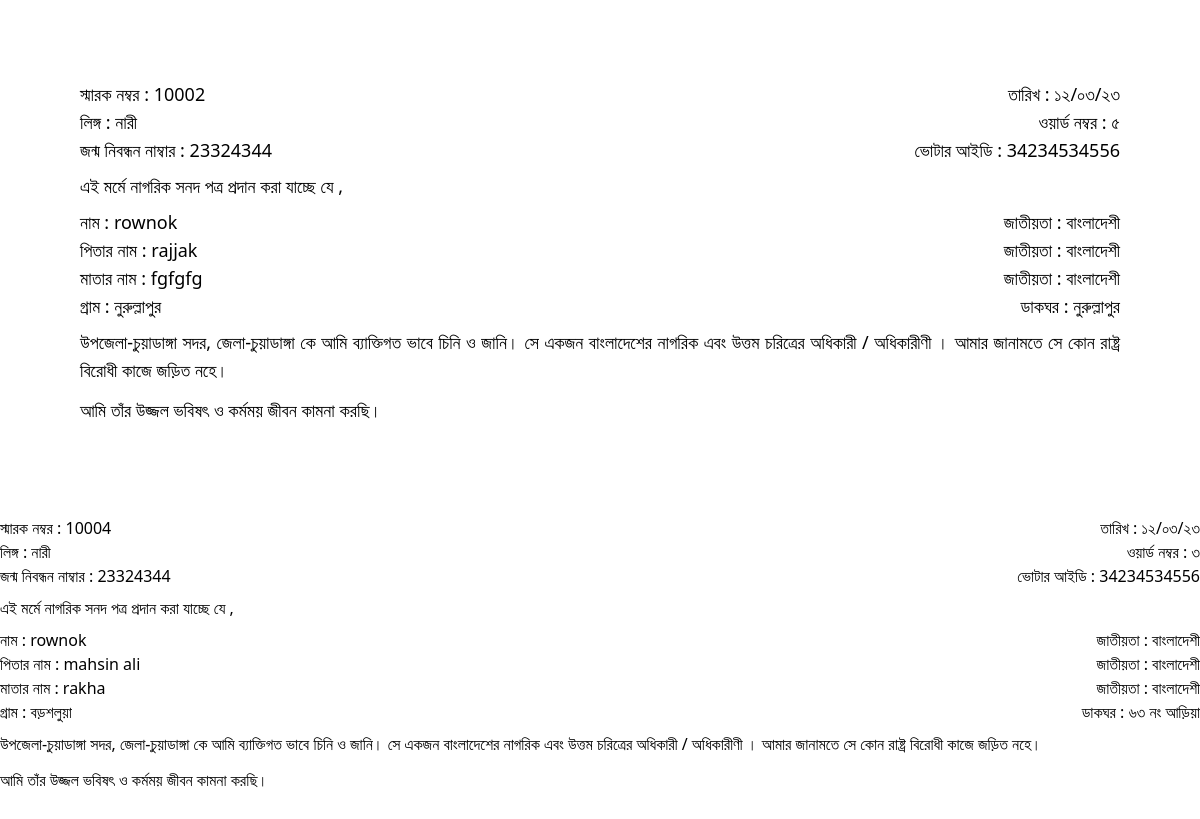
The app's page /nagorikreport.php with its own data.
### tables this page shows
CREATE TABLE `nagorik` (
  `id` int(11) NOT NULL,
  `sarok` varchar(255) NOT NULL,
  `name` varchar(255) NOT NULL,
  `fathername` varchar(255) NOT NULL,
  `mothername` varchar(255) NOT NULL,
  `gram` varchar(255) NOT NULL,
  `word` varchar(255) NOT NULL,
  `birthno` varchar(255) NOT NULL,
  `voterid` varchar(255) NOT NULL,
  `mobileno` varchar(255) NOT NULL,
  `gender` varchar(255) NOT NULL,
  `dakghor` varchar(255) NOT NULL
);

### nagorikreport.php (the view, shortened to what this page needs)
<!DOCTYPE html>
<html lang="en" dir="ltr">
<head>
    <script src="https://cdn.tailwindcss.com"></script>
</head>
<body class='bg-white mb-10'>
<div class='px-20 py-20 relative text-lg'>
<?php
                    include '../../_dbconnect.php';
                    $query = "SELECT * FROM `nagorik`";
                    $poriciti = mysqli_query($con, $query);
                    while ($row = mysqli_fetch_assoc($poriciti)) {
                    ?>
<div class="flex justify-between items-center">
<p class=''>স্মারক নম্বর : <span><?= $row['sarok'] ?></span></p>
<p class=''>তারিখ : ১২/০৩/২৩</p>
</div>
<div class="flex justify-between items-start">
<p>লিঙ্গ : <span><?= $row['gender'] ?></span> </p>
<p class=''>ওয়ার্ড নম্বর : <span><?= $row['word'] ?></span></p>
</div>
<div class="flex justify-between items-start">
<p>জন্ম নিবন্ধন নাম্বার : <span><?= $row['birthno'] ?></span> </p>
<p>ভোটার আইডি : <span><?= $row['voterid'] ?></span> </p>
</div>
<p class="my-2">এই মর্মে নাগরিক সনদ পত্র প্রদান করা যাচ্ছে যে ,</p>
<div class="flex justify-between items-start">
<p>নাম : <span><?= $row['name'] ?></span> </p>
<p>জাতীয়তা  : বাংলাদেশী </p>
</div>
<div class="flex justify-between items-start">
<p>পিতার নাম : <span><?= $row['fathername'] ?></span> </p>
<p>জাতীয়তা  : বাংলাদেশী </p>
</div>
<div class="flex justify-between items-start">
<p>মাতার নাম : <span><?= $row['mothername'] ?></span> </p>
<p>জাতীয়তা  : বাংলাদেশী </p>
</div>
<div class="flex justify-between items-start">
<p>গ্রাম : <span><?= $row['gram'] ?></span> </p>
<p>ডাকঘর : <span><?= $row['dakghor'] ?></span></p>
</div>
<p class="text-justify my-2">উপজেলা-চুয়াডাঙ্গা সদর, জেলা-চুয়াডাঙ্গা  কে আমি ব্যাক্তিগত  ভাবে চিনি ও জানি। সে
একজন  বাংলাদেশের  নাগরিক এবং  উত্তম চরিত্রের অধিকারী / অধিকারীণী । আমার
জানামতে সে কোন রাষ্ট্র বিরোধী কাজে জড়িত নহে।
</p>
<p class="my-3">আমি তাঁর উজ্জল ভবিষৎ ও কর্মময় জীবন কামনা করছি।</p>
        </div>
            <?php
                    }
            ?>
</body>
</html>

### records on screen
nagorik: sarok "10002", gender "নারী", word "৫", birthno "23324344", voterid "34234534556", name "rownok", fathername "rajjak", mothername "fgfgfg", gram "নুরুল্লাপুর", dakghor "নুরুল্লাপুর"
nagorik: sarok "10004", gender "নারী", word "৩", birthno "23324344", voterid "34234534556", name "rownok", fathername "mahsin ali", mothername "rakha", gram "বড়শলুয়া", dakghor "৬৩ নং আড়িয়া"
